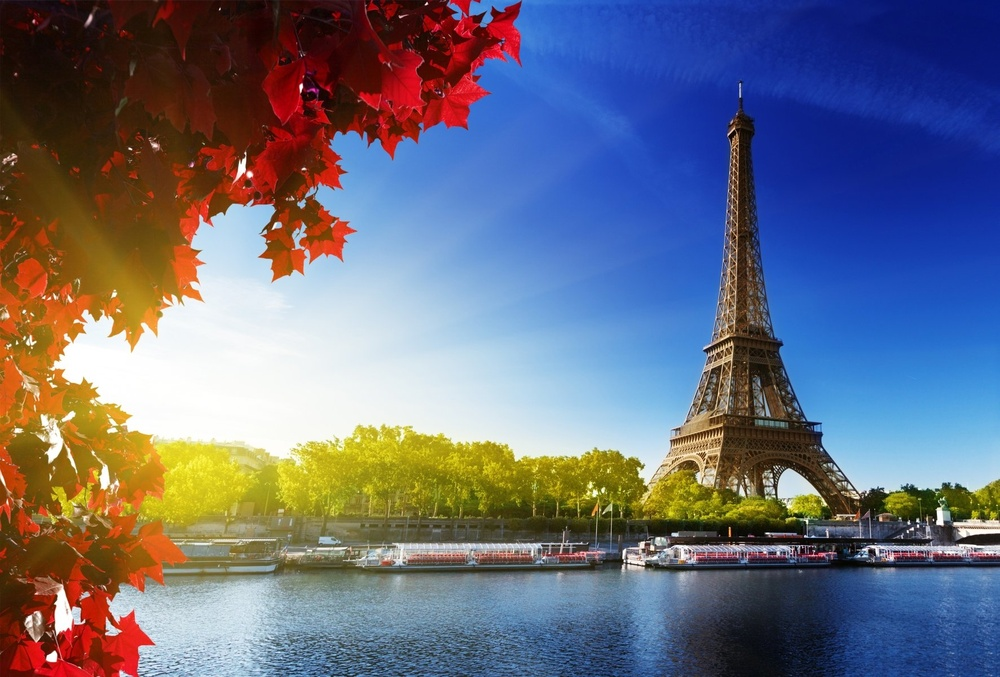
#> input picture Tower.jpg, 1000 x 677 px, shrunk from 1773 x 1200 before the run
$ jupyter execute Ex8.ipynb
#> lines starting #> are read from the running program, lines starting #| are printed output that depends on the picture; after the words box and inside, x2 and y2 are one past the last pixel; in counts of white or black regions, pixels touching at a corner belong together
[cell 1]
import cv2
import numpy as np
import matplotlib.pyplot as plt

[cell 2]
# Step 2: Read the image and convert to grayscale
image = cv2.imread('Tower.jpg')
#> image is the input picture: shape (677, 1000, 3); mean B, G, R 125.3, 108.5, 105.9
image = cv2.cvtColor(image, cv2.COLOR_BGR2RGB)
plt.imshow(image)  # Convert from BGR to RGB for display
plt.title("Original Image")
plt.axis('off')

[cell 3]
# Grayscale Image
gray_image = cv2.cvtColor(image, cv2.COLOR_RGB2GRAY)  # Convert to grayscale
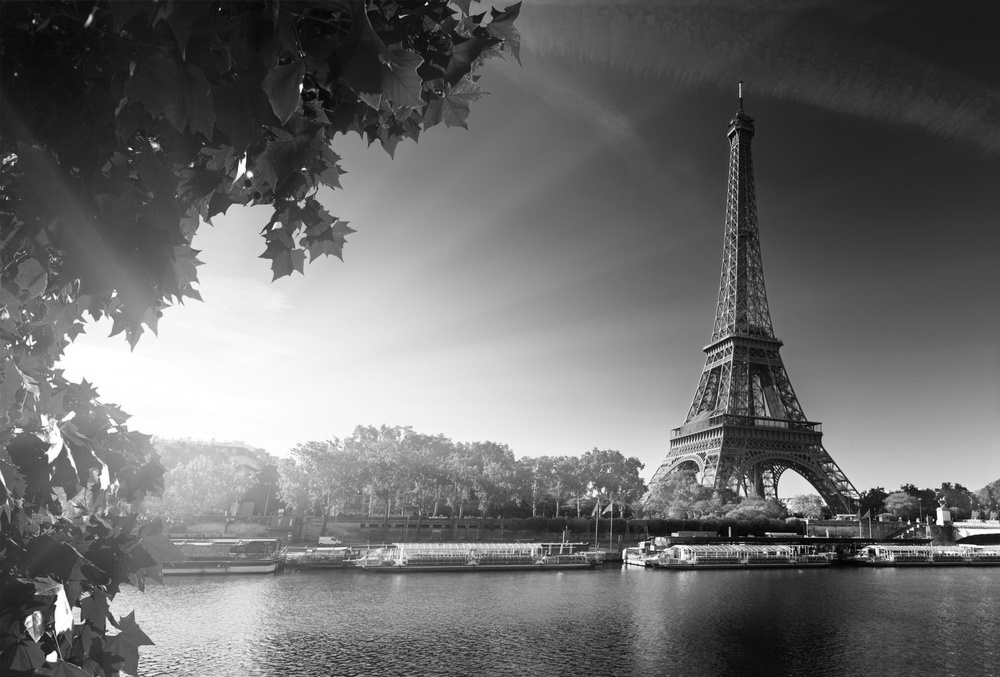
#> gray_image: shape (677, 1000); min 0, max 255, mean 109.6
plt.imshow(gray_image,cmap = 'gray')
plt.title("Grayscale Image")
plt.axis('off')

[cell 4]
# Step 3: Use Global Thresholding to segment the image
# Apply global thresholding with a threshold value of 127
_, global_thresholded = cv2.threshold(gray_image, 127, 255, cv2.THRESH_BINARY)
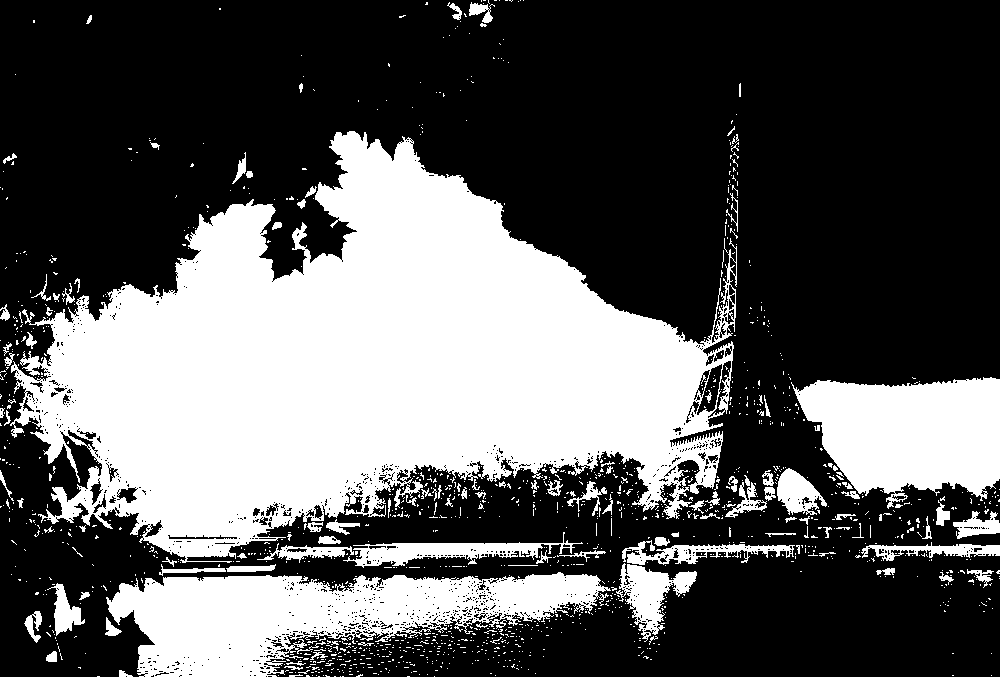
#> global_thresholded: shape (677, 1000); 35.3% white; 1410 white regions (1295 under 20 px), largest, box (x1, y1, x2, y2) and area: (10, 131, 737, 563) 167128, (106, 572, 611, 677) 29010, (791, 377, 1000, 509) 19188

[cell 5]
# Step 4: Use Adaptive Thresholding to segment the image
# Apply adaptive thresholding using Gaussian method
adaptive_thresholded = cv2.adaptiveThreshold(gray_image, 255, cv2.ADAPTIVE_THRESH_GAUSSIAN_C, cv2.THRESH_BINARY, 11, 2)
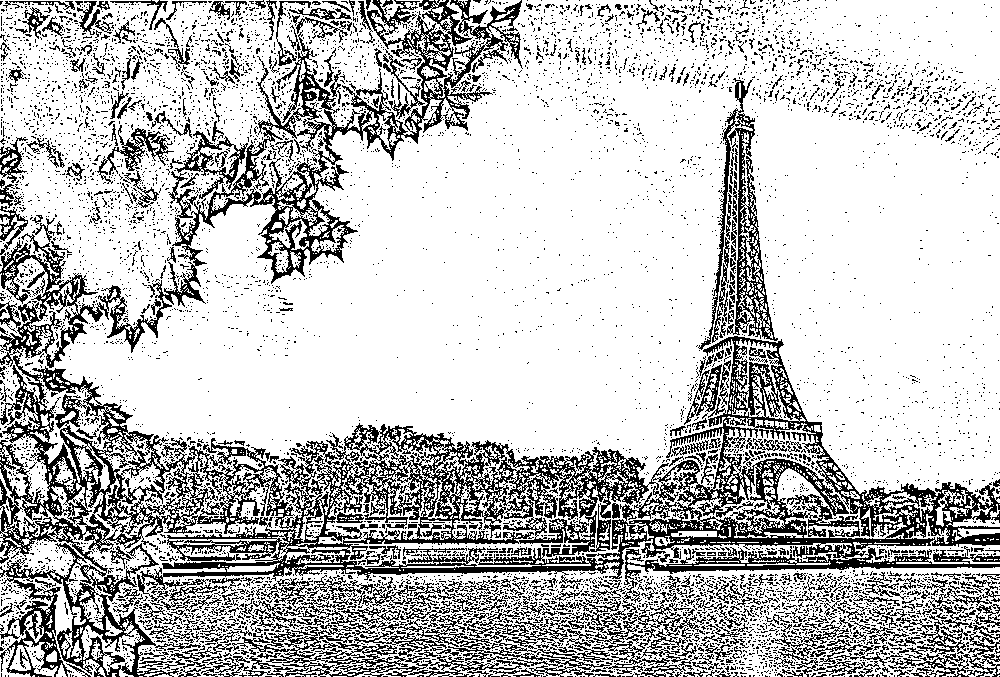
#> adaptive_thresholded: shape (677, 1000); 75.5% white; black in thin lines or dots

[cell 6]
# Step 5: Use Otsu's method to segment the image
# Apply Otsu's method for optimal thresholding
_, otsu_thresholded = cv2.threshold(gray_image, 0, 255, cv2.THRESH_BINARY + cv2.THRESH_OTSU)
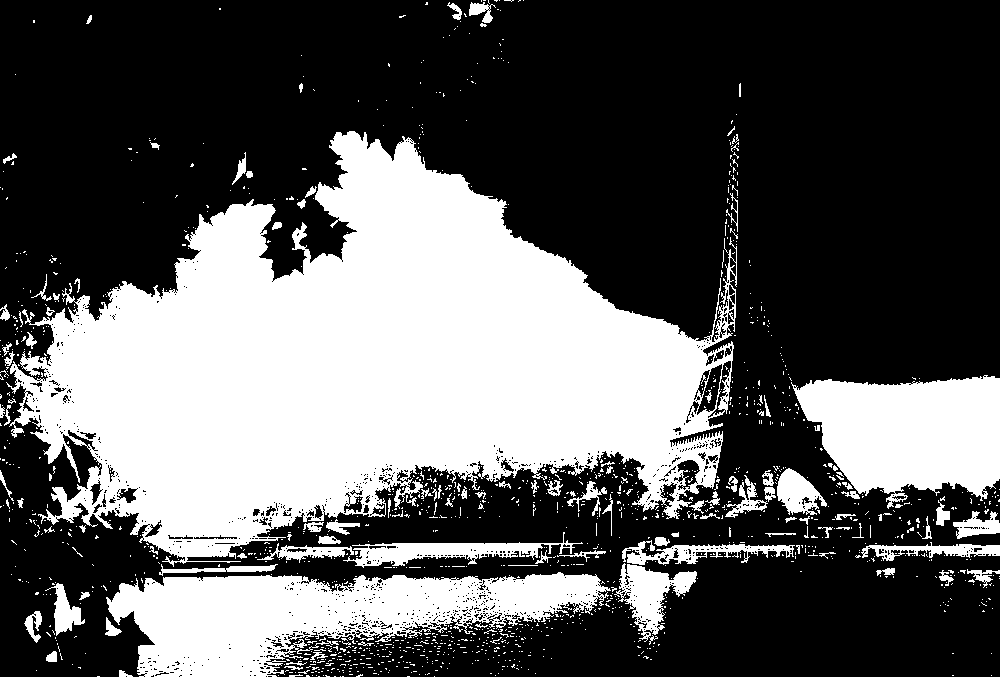
#> otsu_thresholded: shape (677, 1000); 35.7% white; 1420 white regions (1305 under 20 px), largest, box (x1, y1, x2, y2) and area: (6, 131, 737, 567) 168972, (106, 572, 611, 677) 29476, (791, 375, 1000, 509) 19465
